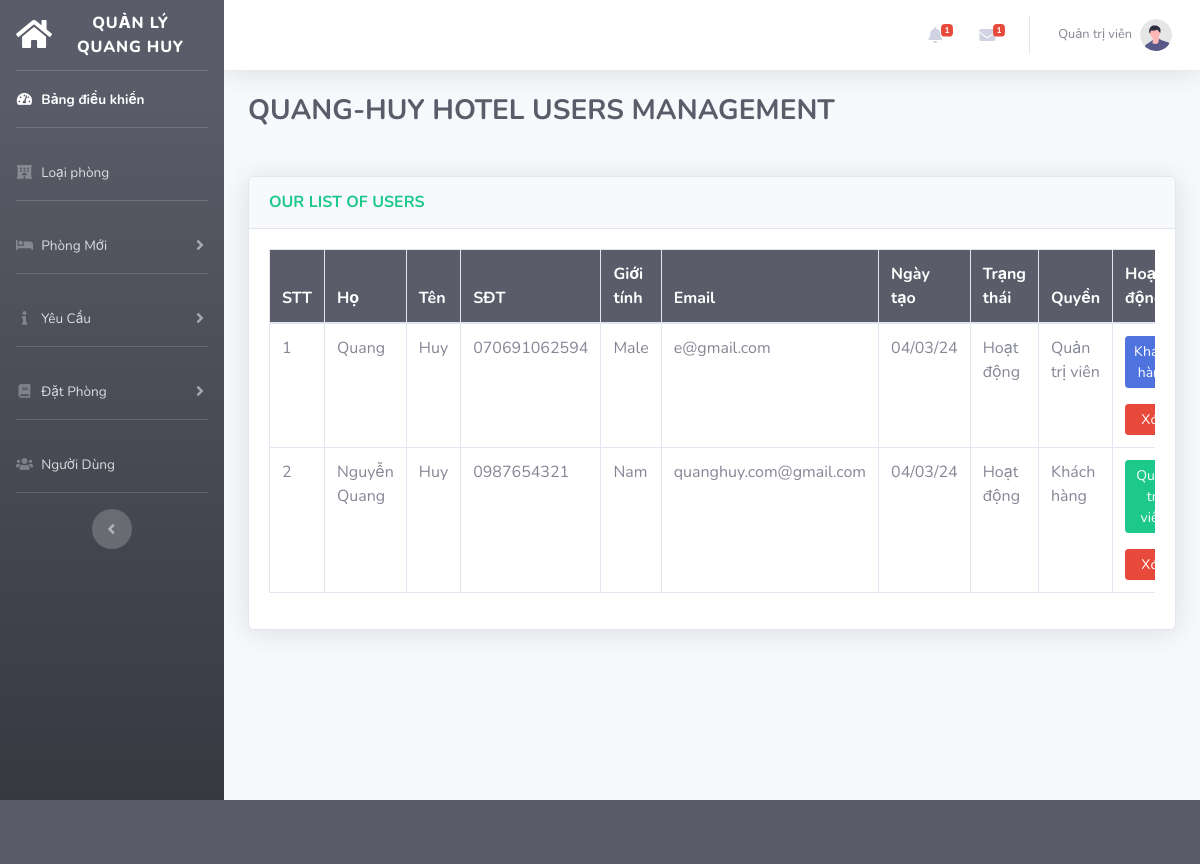
Page /admin/users.php (signed in) on the committed database.
### tables this page shows
CREATE TABLE `users` (
  `id` int(11) NOT NULL,
  `first_name` varchar(255) NOT NULL,
  `last_name` varchar(255) NOT NULL,
  `mobile_number` varchar(255) NOT NULL,
  `gender` varchar(255) NOT NULL,
  `email` varchar(255) NOT NULL,
  `password` varchar(255) NOT NULL,
  `date_of_reg` varchar(255) NOT NULL,
  `status` varchar(255) NOT NULL DEFAULT 'Hoạt động',
  `role` varchar(255) NOT NULL DEFAULT 'Khách hàng'
);

### helper/functions.php (called while the page is built, shortened)
<?php
function getUsersInfo($db) {
    $sql= "SELECT * FROM users ORDER BY id ASC";
    $res = $db->query($sql);
    return $res;
}
?>

### admin/users.php (the view, shortened to what this page needs)
<!DOCTYPE html>
<html lang="en">
<?php
    include_once("../helper/functions.php");
    include_once("../includes/admin-head.php");
?>
<body id="page-top">
    <div id="wrapper">
        <?php
        include_once("../includes/admin-sidebar.php");
        ?>
        <div id="content-wrapper" class="d-flex flex-column">
            <div id="content">
                <?php
                include_once("../includes/admin-topbar.php");
                ?>
                <div class="container-fluid">
                    <h3 class="h3 mb-5 font-weight-bold text-uppercase text-gray-800">Quang-Huy Hotel Users Management</h3>
                    <div class="row">
                        <div class="col-xl-12 col-lg-12">
                            <div class="card shadow mb-4">
                                <div class="card-header py-3">
                                    <h6 class="m-0 font-weight-bold text-uppercase text-success">Our List of Users</h6>
                                </div>
                                <div class="card-body">
                                    <div class="table-responsive">
                                <table class="table table-bordered" id="dataTable" width="100%" cellspacing="0">
                                    <?php
                                  $rows = getUsersInfo($db);
                                  $count = 1;
                                  ?>
                                    <thead class="bg-dark text-white">
                                        <tr>
                                            <th scope="col">STT</th>
                                            <th scope="col">Họ</th>
                                            <th scope="col">Tên</th>
                                            <th scope="col">SĐT</th>
                                            <th scope="col">Giới tính</th>
                                            <th scope="col">Email</th>
                                            <th scope="col">Ngày tạo</th>
                                            <th scope="col">Trạng thái</th>
                                            <th scope="col">Quyền</th>
                                            <th scope="col">Hoạt động</th>
                                        </tr>
                                    </thead>
                                    <tbody>
                                         <?php while($row = mysqli_fetch_assoc($rows)): ?>
                                        <tr>
                                          <td><?php echo $count++; ?></td>
                                            <td><?php echo $row['first_name']; ?></td>
                                            <td><?php echo $row['last_name']; ?></td>
                                            <td><?php echo $row['mobile_number']; ?></td>
                                            <td><?php echo $row['gender']; ?></td>
                                            <td><?php echo $row['email']; ?></td>
                                            <td><?php echo $row['date_of_reg']; ?></td>
                                            <td><?php echo $row['status']; ?></td>
                                            <td><?php echo $row['role']; ?></td>
                                            <td>
                                                <div class="row mb-3 justify-content-center">
                                                <div class="col-lg-12 col-xl-12">
                                                    <?php if($row['role'] == 'Khách hàng'): ?>
                          <button type="button" class="btn btn-sm btn-block btn-success admin">Quản trị viên</button>
                                                    <?php else: ?>
                           <button type="button" class="btn btn-sm btn-block btn-primary user">Khách hàng</button>
                                                    <?php endif; ?>
                                                    </div>
                                                </div>
                                                <div class="row justify-content-center">
                                                <div class="col-lg-12 col-xl-12">
                         <button type="button" class="btn btn-sm btn-block btn-danger delete">Xóa</button>
                                                    </div>
                                                </div>
                                            </td>
                                        </tr>
                                        <?php endwhile; ?>
                                    </tbody>
                                        </table>
                                    </div>
                                </div>
                            </div>
                    </div>
            </div>
            </div>
            </div>
    </div>
    </div>
    <?php
            include_once("../includes/admin-footer.php");
            ?>
             </body>

### rows in the picture
users: first_name "Quang", last_name "Huy", mobile_number "070691062594", gender "Male", email "e@gmail.com", date_of_reg "04/03/24", status "Hoạt động", role "Quản trị viên", shows "Khách hàng"
users: first_name "Nguyễn Quang", last_name "Huy", mobile_number "0987654321", gender "Nam", email "quanghuy.com@gmail.com", date_of_reg "04/03/24", status "Hoạt động", role "Khách hàng", shows "Quản trị viên"

### other values in the picture
getAllBookingPending($db) "1"
getAllUnreadEnquiry($db) "1"
